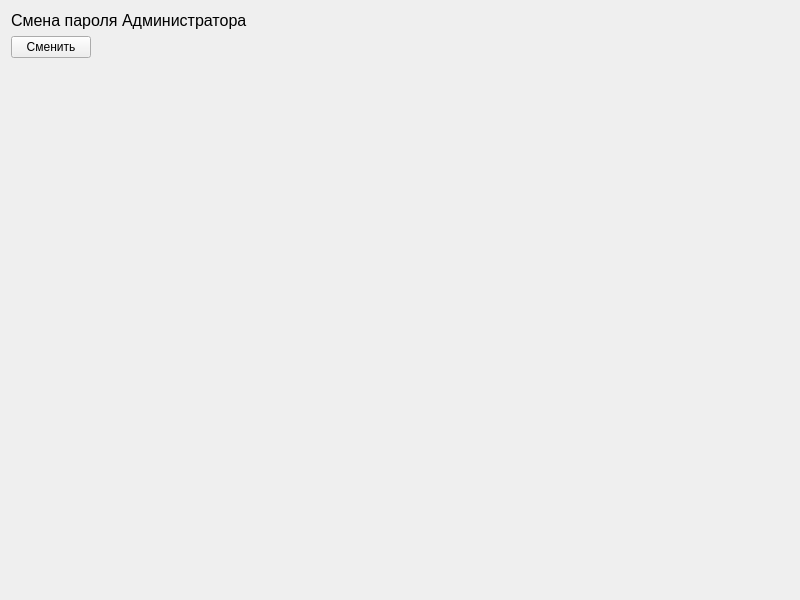
<?xml version="1.0" encoding="UTF-8"?>
<ui version="4.0">
 <class>Form</class>
 <widget class="QWidget" name="Form">
  <property name="geometry">
   <rect>
    <x>0</x>
    <y>0</y>
    <width>800</width>
    <height>600</height>
   </rect>
  </property>
  <property name="windowTitle">
   <string>Form</string>
  </property>
  <layout class="QVBoxLayout" name="verticalLayout">
   <item>
    <widget class="QLabel" name="change_passwd_label">
     <property name="font">
      <font>
       <pointsize>12</pointsize>
      </font>
     </property>
     <property name="text">
      <string>Смена пароля Администратора</string>
     </property>
    </widget>
   </item>
   <item>
    <layout class="QHBoxLayout" name="horizontalLayout">
     <item>
      <widget class="QPushButton" name="change_passwd_push_button">
       <property name="text">
        <string>Сменить</string>
       </property>
      </widget>
     </item>
     <item>
      <spacer name="horizontalSpacer">
       <property name="orientation">
        <enum>Qt::Horizontal</enum>
       </property>
       <property name="sizeHint" stdset="0">
        <size>
         <width>40</width>
         <height>20</height>
        </size>
       </property>
      </spacer>
     </item>
    </layout>
   </item>
   <item>
    <spacer name="verticalSpacer">
     <property name="orientation">
      <enum>Qt::Vertical</enum>
     </property>
     <property name="sizeHint" stdset="0">
      <size>
       <width>20</width>
       <height>492</height>
      </size>
     </property>
    </spacer>
   </item>
  </layout>
 </widget>
 <resources/>
 <connections/>
</ui>
